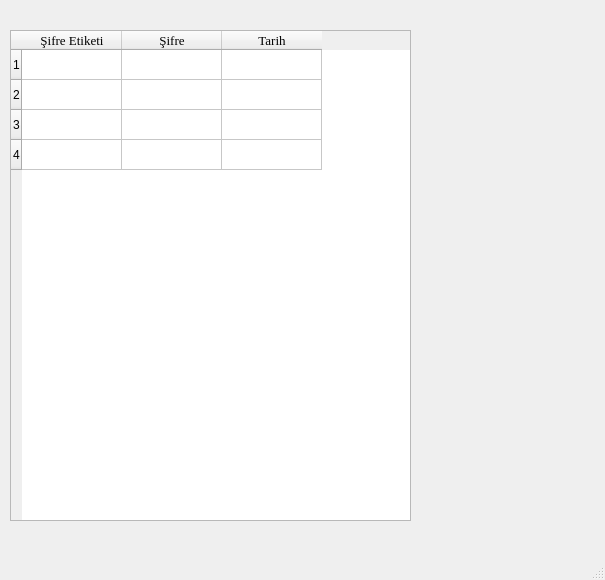
<?xml version="1.0" encoding="UTF-8"?>
<ui version="4.0">
 <class>MainWindow</class>
 <widget class="QMainWindow" name="MainWindow">
  <property name="geometry">
   <rect>
    <x>0</x>
    <y>0</y>
    <width>605</width>
    <height>580</height>
   </rect>
  </property>
  <property name="minimumSize">
   <size>
    <width>605</width>
    <height>580</height>
   </size>
  </property>
  <property name="maximumSize">
   <size>
    <width>605</width>
    <height>580</height>
   </size>
  </property>
  <property name="sizeIncrement">
   <size>
    <width>605</width>
    <height>570</height>
   </size>
  </property>
  <property name="windowTitle">
   <string>MainWindow</string>
  </property>
  <widget class="QWidget" name="centralwidget">
   <widget class="QTableWidget" name="tableWidget">
    <property name="geometry">
     <rect>
      <x>10</x>
      <y>30</y>
      <width>401</width>
      <height>491</height>
     </rect>
    </property>
    <row>
     <property name="text">
      <string>1</string>
     </property>
    </row>
    <row>
     <property name="text">
      <string>2</string>
     </property>
    </row>
    <row>
     <property name="text">
      <string>3</string>
     </property>
    </row>
    <row>
     <property name="text">
      <string>4</string>
     </property>
    </row>
    <column>
     <property name="text">
      <string>Şifre Etiketi</string>
     </property>
     <property name="font">
      <font>
       <family>Times New Roman</family>
       <pointsize>10</pointsize>
      </font>
     </property>
     <property name="textAlignment">
      <set>AlignCenter</set>
     </property>
    </column>
    <column>
     <property name="text">
      <string>Şifre</string>
     </property>
     <property name="font">
      <font>
       <family>Times New Roman</family>
       <pointsize>10</pointsize>
       <stylestrategy>PreferDefault</stylestrategy>
      </font>
     </property>
     <property name="textAlignment">
      <set>AlignCenter</set>
     </property>
    </column>
    <column>
     <property name="text">
      <string>Tarih</string>
     </property>
     <property name="font">
      <font>
       <family>Times New Roman</family>
       <pointsize>10</pointsize>
      </font>
     </property>
     <property name="textAlignment">
      <set>AlignCenter</set>
     </property>
    </column>
   </widget>
  </widget>
  <widget class="QMenuBar" name="menubar">
   <property name="geometry">
    <rect>
     <x>0</x>
     <y>0</y>
     <width>605</width>
     <height>26</height>
    </rect>
   </property>
  </widget>
  <widget class="QStatusBar" name="statusbar"/>
 </widget>
 <resources/>
 <connections/>
</ui>
